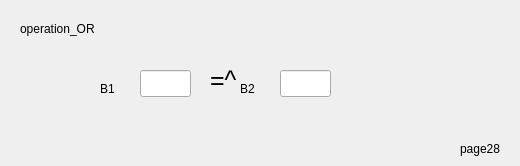
   <widget class="QWidget" name="page_29">
    <widget class="QLineEdit" name="lineEdit_59">
     <property name="geometry">
      <rect>
       <x>140</x>
       <y>70</y>
       <width>51</width>
       <height>27</height>
      </rect>
     </property>
    </widget>
    <widget class="QLabel" name="label_131">
     <property name="geometry">
      <rect>
       <x>210</x>
       <y>70</y>
       <width>41</width>
       <height>21</height>
      </rect>
     </property>
     <property name="font">
      <font>
       <pointsize>19</pointsize>
      </font>
     </property>
     <property name="text">
      <string>=^</string>
     </property>
    </widget>
    <widget class="QLabel" name="label_132">
     <property name="geometry">
      <rect>
       <x>460</x>
       <y>140</y>
       <width>51</width>
       <height>17</height>
      </rect>
     </property>
     <property name="text">
      <string>page28</string>
     </property>
    </widget>
    <widget class="QLabel" name="label_133">
     <property name="geometry">
      <rect>
       <x>100</x>
       <y>80</y>
       <width>41</width>
       <height>17</height>
      </rect>
     </property>
     <property name="text">
      <string>B1</string>
     </property>
    </widget>
    <widget class="QLabel" name="label_134">
     <property name="geometry">
      <rect>
       <x>240</x>
       <y>80</y>
       <width>41</width>
       <height>17</height>
      </rect>
     </property>
     <property name="text">
      <string>B2</string>
     </property>
    </widget>
    <widget class="QLineEdit" name="lineEdit_60">
     <property name="geometry">
      <rect>
       <x>280</x>
       <y>70</y>
       <width>51</width>
       <height>27</height>
      </rect>
     </property>
    </widget>
    <widget class="QLabel" name="label_135">
     <property name="geometry">
      <rect>
       <x>20</x>
       <y>20</y>
       <width>121</width>
       <height>17</height>
      </rect>
     </property>
     <property name="text">
      <string>operation_OR</string>
     </property>
    </widget>
   </widget>
